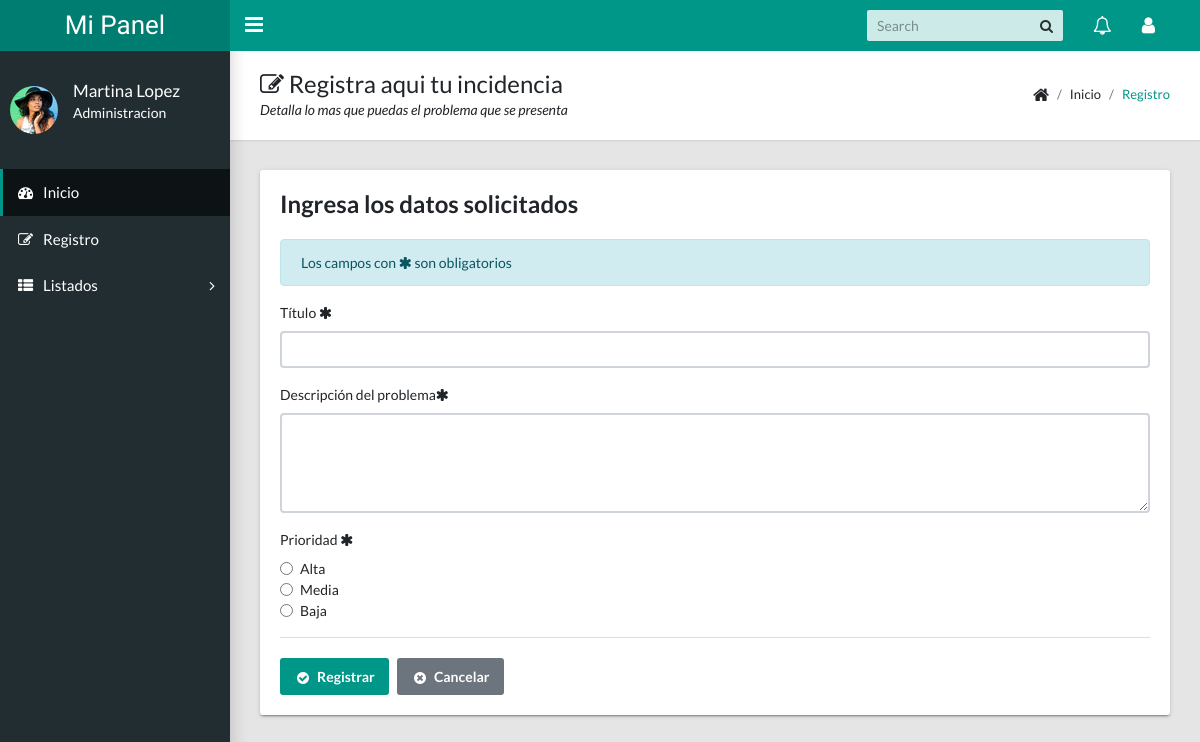
Screenshot of /carga.php (signed in) with the database file from the repository.
### tables this page shows
CREATE TABLE IF NOT EXISTS `prioridades` (
  `id` int(11) NOT NULL AUTO_INCREMENT,
  `nombre` varchar(50) NOT NULL,
  PRIMARY KEY (`id`)
);

### funciones/select_prioridades.php (called while the page is built)
<?php
function Listar_Priori($vConexion) {
    $Listado=array();
    $SQL = "SELECT * FROM prioridades ORDER BY id";
     $rs = mysqli_query($vConexion, $SQL);
     $i=0;
    while ($data = mysqli_fetch_array($rs)) {
            $Listado[$i]['ID'] = $data['id'];
            $Listado[$i]['NOMBRE'] = $data['nombre'];
            $i++;
    }
    return $Listado;
}
?>

### carga.php (the view, shortened to what this page needs)
<?php
$MiConexion=ConexionBD();
require_once 'funciones/select_prioridades.php';
$ListadoPriori = Listar_Priori($MiConexion);
$CantidadPriori= count($ListadoPriori);
$Mensaje='';
require_once 'seccionadoIndex/header.inc.php';
?>
    </header>
    <?php require_once 'seccionadoIndex/menu.inc.php';?>
    <main class="app-content">
      <div class="app-title">
        <div>
          <h1><i class="fa fa-edit"></i> Registra aqui tu incidencia</h1>
          <p>Detalla lo mas que puedas el problema que se presenta</p>
        </div>
        <ul class="app-breadcrumb breadcrumb">
          <li class="breadcrumb-item"><i class="fa fa-home fa-lg"></i></li>
          <li class="breadcrumb-item">Inicio</li>
          <li class="breadcrumb-item"><a href="#">Registro</a></li>
        </ul>
      </div>
      <div class="row">
        <div class="col-md-12">
          <div class="tile">
            <h3 class="tile-title">Ingresa los datos solicitados</h3>
<?php $EstiloInfo="info";?>
            <?php if (empty($Mensaje)) { ?>
              <div class ="bs-component">
                <div class="alert alert-dismissible alert-<?php echo $EstiloInfo; ?>">
                <?php echo 'Los campos con <i class="fa fa-asterisk" aria-hidden="true"></i> son obligatorios';?>
                </div>
              </div>
              <?php }?>
            <div class="tile-body">
            <form role="form" method='post'>
                <div class="form-group">
                  <label class="control-label">Título</label> <i class="fa fa-asterisk" aria-hidden="true"></i>
                  <input class="form-control" type="text" name="Titulo" id="titulo"
                  value="<?php echo !empty($_POST['Titulo']) ? $_POST['Titulo'] : ''; ?>">
                </div>
                <div class="form-group">
                  <label class="control-label">Descripción del problema </label><i class="fa fa-asterisk" aria-hidden="true"></i>
                  <textarea class="form-control" rows="4"  name="Descripcion" id="descripcion"
                  value="<?php echo !empty($_POST['Descripcion']) ? $_POST['Descripcion'] : ''; ?>"></textarea>
                </div>
                <div class="form-group">
                  <label class="control-label">Prioridad</label> <i class="fa fa-asterisk" aria-hidden="true"></i>
                  <div class="form-check">
                    <label class="form-check-label">
                   <?php $selected='';
                    for ($i=0 ; $i < $CantidadPriori ; $i++) {
                     if (!empty($_POST['Prioridad']) && $_POST['Prioridad'] ==  $ListadoPriori[$i]['ID']) {
                     $selected = 'checked';
                      }else {
                      $selected=''; }?>
                      <input class="form-check-input" type="radio" name="Prioridad" id="prioridad"
                       value="<?php echo $ListadoPriori[$i]['ID']; ?>" <?php echo $selected; ?>>
                        <?php echo $ListadoPriori[$i]['NOMBRE']; ?>
                      <br/>
                      <?php } ?>
                      </label>
                </div>
                </div>
                <div class="tile-footer">
              <button class="btn btn-primary" type="submit" value="Registrar" name="BotonRegistrar" >
              <i class="fa fa-fw fa-lg fa-check-circle"></i>Registrar</button>&nbsp;&nbsp;&nbsp;<a class="btn btn-secondary" href="index.php"><i class="fa fa-fw fa-lg fa-times-circle"></i>Cancelar</a>
            </div>
            </div>
          </div>
        </div>
      </div>
    </main>
    <?php
require_once 'seccionadoLogin/footer.inc.php';
?>

### rows the page displays
prioridades: nombre "Alta"
prioridades: nombre "Media"
prioridades: nombre "Baja"

### other values shown
$_SESSION['Usuario_Nombre'] "Martina"
$_SESSION['Usuario_Apellido'] "Lopez"
$_SESSION['Usuario_Area'] "Administracion"
